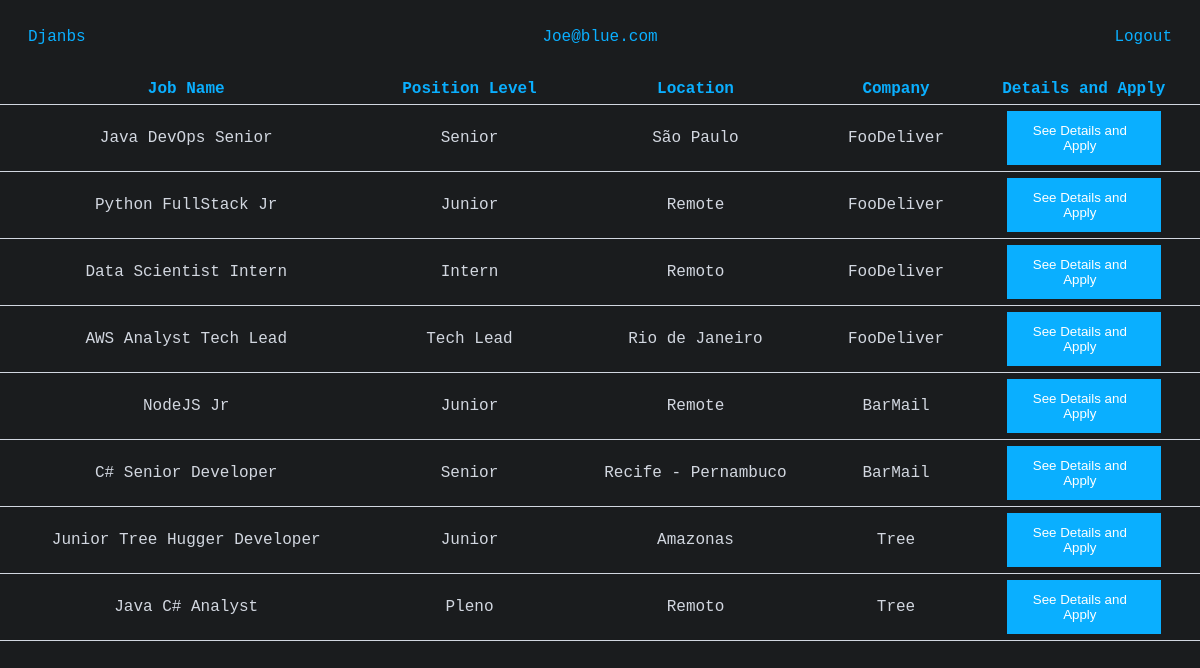
Before: / (signed in) with the older database file.
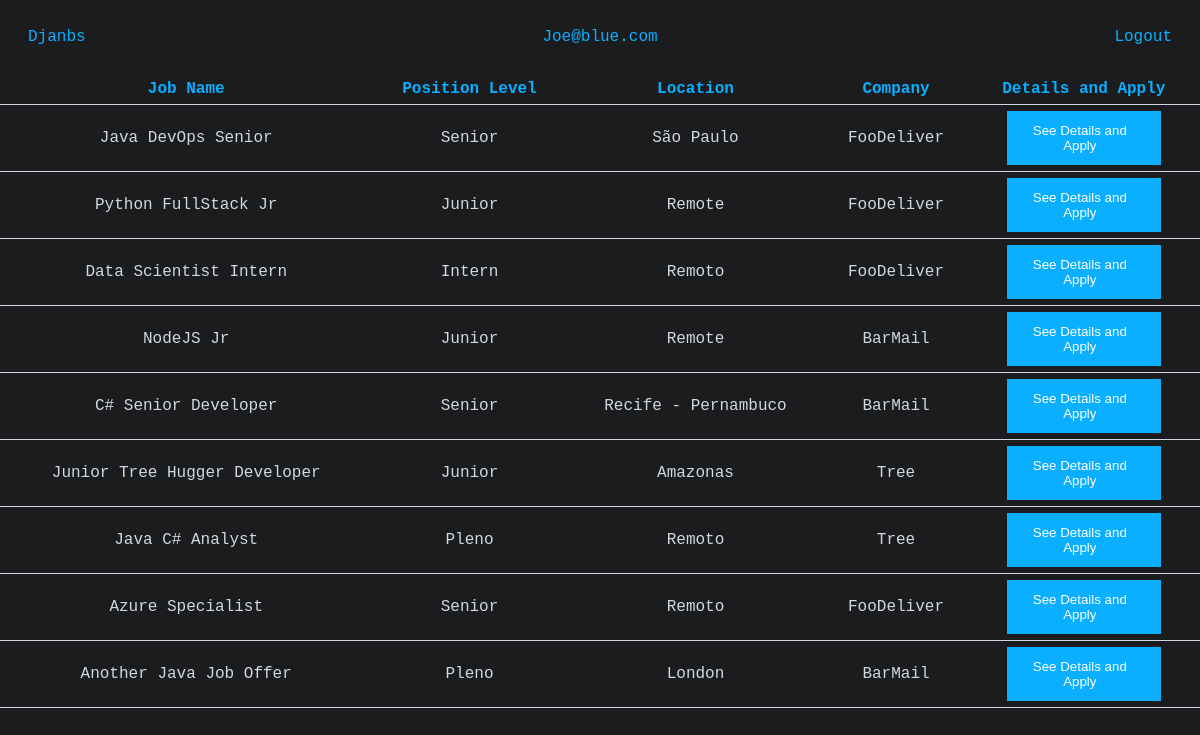
After: the same page with the newer database file.
### jobs/models.py (models this page shows, shortened)
class JobOffer(models.Model):
    name = models.CharField(max_length=125)
    location = models.CharField(max_length=50)
    description = models.TextField(null=True)
    company = models.ForeignKey(Company, on_delete=models.CASCADE, null=True)
    payment_range = models.IntegerField(choices=PaymentRange.choices)
    education_req = models.IntegerField(choices=EducationRequirement.choices)
    position_level = models.IntegerField(choices=PositionLevel.choices)
    date_created = models.DateTimeField(auto_now_add=True, null=True)

class Company(models.Model):
    user = models.OneToOneField(User, null=True, on_delete=models.CASCADE)
    name = models.CharField(max_length=50, null=True)
    email = models.EmailField(null=True)
    site = models.URLField(null=True)
    def __str__(self):
        return self.name

### jobs/views/views.py (the view, shortened to what this page needs)
# urls.py: 2. Add a URL to urlpatterns:  path('', views.home, name='home')
def home(request):
    if not request.user.is_authenticated:
        return redirect('login')
    else:
        if request.user.is_candidate:
            job_offers = JobOffer.objects.all() # type: ignore
            context = { 'job_offers': job_offers, }
            return render(request, 'jobs/index.html', context)

### jobs/models.py (called while the page is built)
    def __str__(self):
        return self.email

### jobs/templates/jobs/index.html (shortened to what this page needs)
{% extends "jobs/base.html" %}
{% block content %}
    <div class="job-offers-table">
        <table>
        <tr class="blue">
            <th>Job Name</th>
            <th>Position Level</th>
            <th>Location</th>
            <th>Company</th>
            <th>Details and Apply</th>
        </tr>
        {% for job_offer in job_offers %}
            <tr class="row-hover">
                <td>{{ job_offer.name }}</td>
                {% if job_offer.position_level == 1 %}
                    <td>Intern</td>
                {% elif job_offer.position_level == 2 %}
                    <td>Junior</td>
                {% elif job_offer.position_level == 3 %}
                    <td>Pleno</td>
                {% elif job_offer.position_level == 4 %}
                    <td>Senior</td>
                {% elif job_offer.position_level == 5 %}
                    <td>Tech Lead</td>
                {% endif %}
                <td>{{ job_offer.location }}</td>
                <td>{{ job_offer.company }}</td>
                <td><a href="{% url 'job-candidate' job_offer.id %} "><button class="button">See Details and Apply</button></a></td>
            </tr>
        {% endfor %}
        </table>
    </div>
{% endblock content %}

Changed rows visible on the page:
removed JobOffer: name "AWS Analyst Tech Lead", position_level "Tech Lead", location "Rio de Janeiro", company "FooDeliver"
added JobOffer: name "Azure Specialist", position_level "Senior", location "Remoto", company "FooDeliver"
added JobOffer: name "Another Java Job Offer", position_level "Pleno", location "London", company "BarMail"
